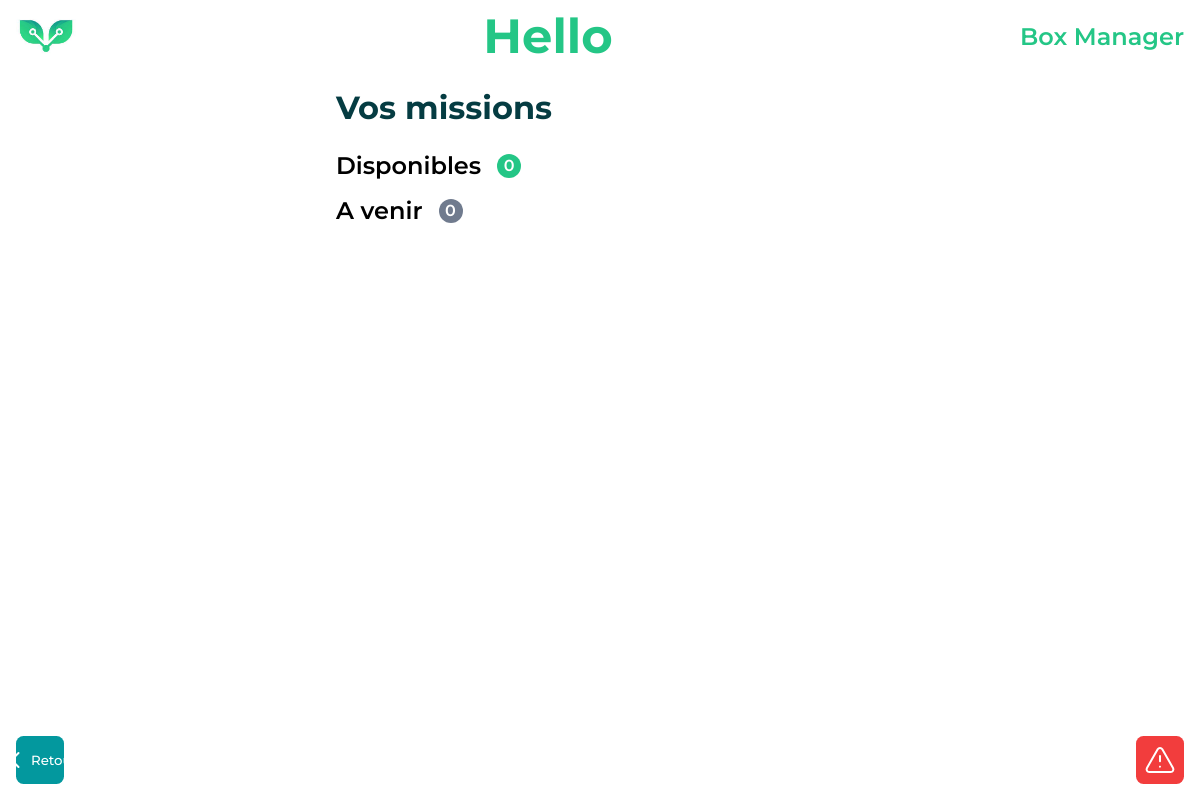
/missions/ (signed in), run on an earlier commit of the app's database.
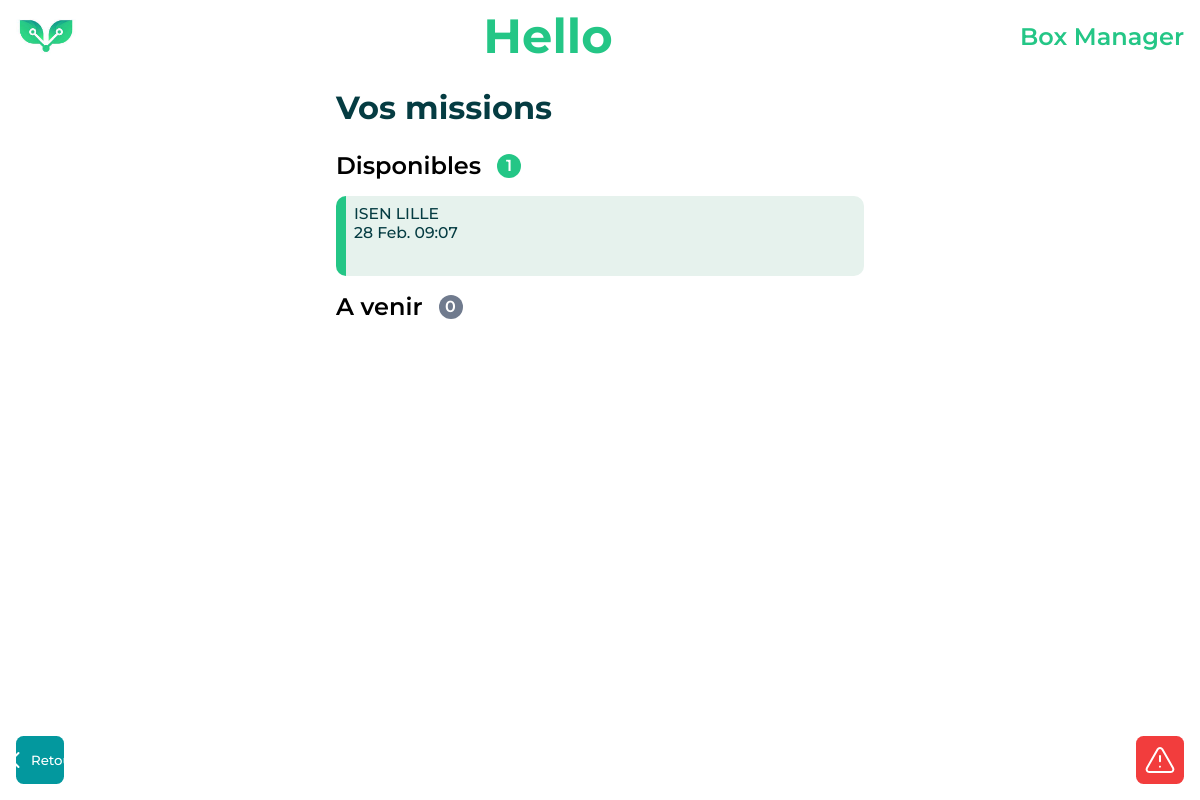
And on a later commit of the database.
### framework/models.py (models this page shows, shortened)
class Mission(models.Model):
    STATE = {
        ('NA', 'Not Attributed'),
        ('IQ', 'In Queue'),
        ('IP', 'In Process'),
        ('PA', 'Paused'),
        ('CF', 'Conflict'),
        ('FA', 'Failed'),
        ('CO', 'Completed'),
        ('AR', 'Archived'),
    }
    ACTIONS = {
        ('IQ', 'Commencer'),
        ('IP', 'Terminer'),
        ('PA', 'Reprendre'),
        ('CO', 'Complétée'),
    }
    id = models.AutoField(primary_key=True)
    uuid = models.UUIDField(default=uuid.uuid4, editable=False, unique=True)
    technician = models.ForeignKey(Technician, on_delete=SET_NULL, blank=True, null=True)
    terminal = models.ForeignKey(Terminal, on_delete=SET_NULL, blank=True, null=True)
    date = models.DateTimeField('Date de la mission')
    state = models.CharField(max_length=2, choices=STATE, default='NA')
    false_positives = models.IntegerField(default=0)
    @property
    def date_formated(self):
        return self.date.strftime("%d %b. %H:%M")

class Terminal(models.Model):
    uuid = models.UUIDField(default=uuid.uuid4, editable=False, unique=True, primary_key=True)
    display_name = models.CharField(max_length=64)
    adress = models.CharField(max_length=200)
    code = models.CharField(max_length=64)
    STATE = {
        ('ON', 'In Service'),
        ('OFF', 'Offline'),
        ('ERR', 'Error'),
    }
    state = models.CharField(max_length=3, choices=STATE, default='ON')

### framework/views.py (the view)
# urls.py: path('missions/', views.MissionsView.as_view(), name='missions'),
class MissionsView(TemplateView):
    template_name = 'framework/missions.html'
    def get_context_data(self, **kwargs):
        context = super().get_context_data(**kwargs)
        context['missions_week'] = Mission.objects.filter(date__startswith=datetime.date.today())
        context['missions_future'] = Mission.objects.filter(date__gt=datetime.date.today() + datetime.timedelta(days=1)).order_by('date')
        context['missions_count'] = context['missions_week'].count
        context['future_count'] = context['missions_future'].count
        return context

### templates/framework/missions.html (shortened to what this page needs)
{% if user.is_authenticated %}
{% load static %}
<!DOCTYPE html>
<html lang="fr">
  <head>
    <link
      rel="stylesheet"
      href="{% static 'framework/stylesheets/missionsOverview.css' %}"
    />
    <link
      rel="stylesheet"
      href="{% static 'framework/stylesheets/global.css' %}"
    />
  </head>
  <body>
    <header>
      <img src="{% static 'framework/assets/logo.jpg' %}" alt="logo" />
      <h1>Hello </h1>
      <span>Box Manager</span>
    </header>
    <main>
      <h1 class="title">Vos missions</h1>
      <div class="section">
        <div class="section-title">
          <h2>Disponibles</h2>
          <span class="section-bubble">{{ missions_count }}</span>
        </div>
        <div class="container">
          {% for mission in missions_week %}
          <button
            class="box available"
            onclick="location.href = '/mission/{{mission.uuid}}'"
          >
            <div class="elements">
              <h3>{{ mission.terminal.display_name }}</h3>
              <h3>{{ mission.date_formated }}</h3>
            </div>
          </button>
          {% endfor %}
        </div>
        <div class="section">
          <div class="section-title">
            <h2>A venir</h2>
            <span class="section-bubble a">{{ future_count }}</span>
          </div>
        </div>
      </div>
    </main>
    <footer>
      <button class="retour" onclick="goBack()">
        <img
          src="{% static 'framework/assets/arrow-left.svg' %}"
          alt="left-arrow"
        />
        <p>Retour</p>
      </button>
      <button class="signal">
        <img
          src="{% static 'framework/assets/warning-triangle-outline.svg'%}"
          alt="error"
        />
      </button>
    </footer>
  </body>
</html>
{%endif%}

### static/framework/stylesheets/missionsOverview.css (style rules this page uses)
main { margin-bottom: 80px; }
.title { color: #053c42; margin: 16px 0; }
.title, .section { margin-bottom: 24px; width: 100%; }
.section-title { margin-bottom: 16px; display: flex; column-gap: 16px; align-items: center; justify-content: flex-start; }
.section-title h2 { font-weight: 600; }
.section-bubble { height: 24px; width: 24px; display: flex; justify-content: center; align-items: center; font-weight: 600; border-radius: 100%; background-color: #24c686; color: white; }
.section-bubble.a { background-color: #707b8e; }
.box { height: 80px; padding: 8px; margin-bottom: 16px; display: flex; flex-flow: column; justify-content: space-between; align-items: flex-end; width: 100%; background-color: #e6f2ed; border-radius: 10px; border: 0; border-left: solid 10px #24c686; color: #053c42; }
.box .elements { width: 100%; display: flex; flex-flow: column; justify-content: space-between; align-items: flex-start; }

### static/framework/stylesheets/global.css (style rules this page uses)
body { display: flex; flex-direction: column; min-height: 100vh; margin: 0 auto; max-width: 560px; }
body * { font-family: "Montserrat", sans-serif; }
header { position: fixed; inset: 0; display: flex; align-items: center; justify-content: space-between; width: 100%; height: 72px !important; background-color: rgb(255, 255, 255); color: #24c686; font-size: 1.5rem; font-weight: 600; padding: 8px 16px; box-sizing: border-box; }
header img { width: auto; height: 100%; }
header img { width: auto; height: auto; max-height: 60px; }
main { display: flex; flex-direction: column; margin: 72px 0 80px 0; min-height: calc(100vh - 152px); padding: 0 16px; }
h1 { margin: 0; }
h2, h3, p { margin: 0; font-weight: 500; }
footer { position: fixed; z-index: 6; bottom: 0; right: 0; width: 100%; height: fit-content; padding: 16px; box-sizing: border-box; display: flex; justify-content: space-between; align-items: center; background-color: white; }
footer button { display: flex; justify-content: center; align-items: center; border: 0; border-radius: 7.5px; background-color: #24c686; color: white; }
footer .retour { width: 48px; height: 48px; display: flex; justify-content: center; align-items: center; background-color: #03989e; }
footer .retour p { margin-left: 4px; color: white; }
footer .signal { width: 48px; height: 48px; background-color: #f23d3d; }

What changed in the data, as far as the page shows it:
now on this page (row edited): Mission: terminal.display_name "ISEN LILLE", date_formated "28 Feb. 09:07"
Also different on the page:
{{ missions_count }}: "0" → "1"
